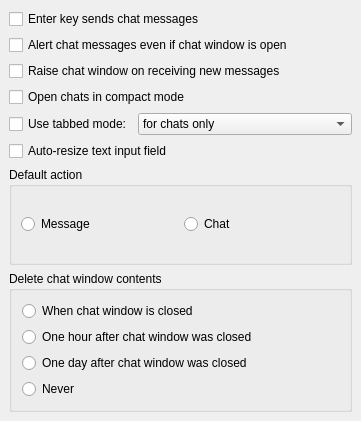
<ui version="4.0" >
 <class>OptChat</class>
 <widget class="QWidget" name="OptChat" >
  <property name="geometry" >
   <rect>
    <x>0</x>
    <y>0</y>
    <width>346</width>
    <height>421</height>
   </rect>
  </property>
  <property name="windowTitle" >
   <string>OptChatUI</string>
  </property>
  <layout class="QVBoxLayout" >
   <property name="margin" >
    <number>9</number>
   </property>
   <property name="spacing" >
    <number>6</number>
   </property>
   <item>
    <widget class="QCheckBox" name="ck_chatSoftReturn" >
     <property name="text" >
      <string>Enter key sends chat messages</string>
     </property>
    </widget>
   </item>
   <item>
    <widget class="QCheckBox" name="ck_alertOpenChats" >
     <property name="text" >
      <string>Alert chat messages even if chat window is open</string>
     </property>
    </widget>
   </item>
   <item>
    <widget class="QCheckBox" name="ck_raiseChatWindow" >
     <property name="text" >
      <string>Raise chat window on receiving new messages</string>
     </property>
    </widget>
   </item>
   <item>
    <widget class="QCheckBox" name="ck_smallChats" >
     <property name="text" >
      <string>Open chats in compact mode</string>
     </property>
    </widget>
   </item>
   <item>
    <layout class="QHBoxLayout" >
     <property name="margin" >
      <number>0</number>
     </property>
     <property name="spacing" >
      <number>6</number>
     </property>
     <item>
      <widget class="QCheckBox" name="ck_tabChats" >
       <property name="sizePolicy" >
        <sizepolicy>
         <hsizetype>0</hsizetype>
         <vsizetype>0</vsizetype>
         <horstretch>0</horstretch>
         <verstretch>0</verstretch>
        </sizepolicy>
       </property>
       <property name="text" >
        <string>Use tabbed mode:</string>
       </property>
      </widget>
     </item>
     <item>
      <widget class="QComboBox" name="cb_tabGrouping" >
       <item>
        <property name="text" >
         <string>for chats only</string>
        </property>
       </item>
       <item>
        <property name="text" >
         <string>for mucs only</string>
        </property>
       </item>
       <item>
        <property name="text" >
         <string>for chats and mucs separately</string>
        </property>
       </item>
       <item>
        <property name="text" >
         <string>for mucs and chats in one window</string>
        </property>
       </item>
       <item>
        <property name="text" >
         <string>[customized]</string>
        </property>
       </item>
      </widget>
     </item>
     <item>
      <spacer>
       <property name="orientation" >
        <enum>Qt::Horizontal</enum>
       </property>
       <property name="sizeHint" >
        <size>
         <width>0</width>
         <height>0</height>
        </size>
       </property>
      </spacer>
     </item>
    </layout>
   </item>
   <item>
    <widget class="QCheckBox" name="ck_autoResize" >
     <property name="text" >
      <string>Auto-resize text input field</string>
     </property>
    </widget>
   </item>
   <item>
    <widget class="QGroupBox" name="groupBox18" >
     <property name="title" >
      <string>Default action</string>
     </property>
     <layout class="QHBoxLayout" >
      <property name="margin" >
       <number>9</number>
      </property>
      <property name="spacing" >
       <number>6</number>
      </property>
      <item>
       <widget class="QRadioButton" name="rb_defActMsg" >
        <property name="text" >
         <string>Message</string>
        </property>
       </widget>
      </item>
      <item>
       <widget class="QRadioButton" name="rb_defActChat" >
        <property name="text" >
         <string>Chat</string>
        </property>
       </widget>
      </item>
     </layout>
    </widget>
   </item>
   <item>
    <widget class="QGroupBox" name="groupBox17" >
     <property name="title" >
      <string>Delete chat window contents</string>
     </property>
     <layout class="QVBoxLayout" >
      <property name="margin" >
       <number>10</number>
      </property>
      <property name="spacing" >
       <number>6</number>
      </property>
      <item>
       <widget class="QRadioButton" name="rb_delChatsClose" >
        <property name="text" >
         <string>When chat window is closed</string>
        </property>
       </widget>
      </item>
      <item>
       <widget class="QRadioButton" name="rb_delChatsHour" >
        <property name="text" >
         <string>One hour after chat window was closed</string>
        </property>
       </widget>
      </item>
      <item>
       <widget class="QRadioButton" name="rb_delChatsDay" >
        <property name="text" >
         <string>One day after chat window was closed</string>
        </property>
       </widget>
      </item>
      <item>
       <widget class="QRadioButton" name="rb_delChatsNever" >
        <property name="text" >
         <string>Never</string>
        </property>
       </widget>
      </item>
     </layout>
    </widget>
   </item>
  </layout>
 </widget>
 <layoutdefault spacing="6" margin="11" />
 <pixmapfunction>qPixmapFromMimeSource</pixmapfunction>
 <resources/>
</ui>
